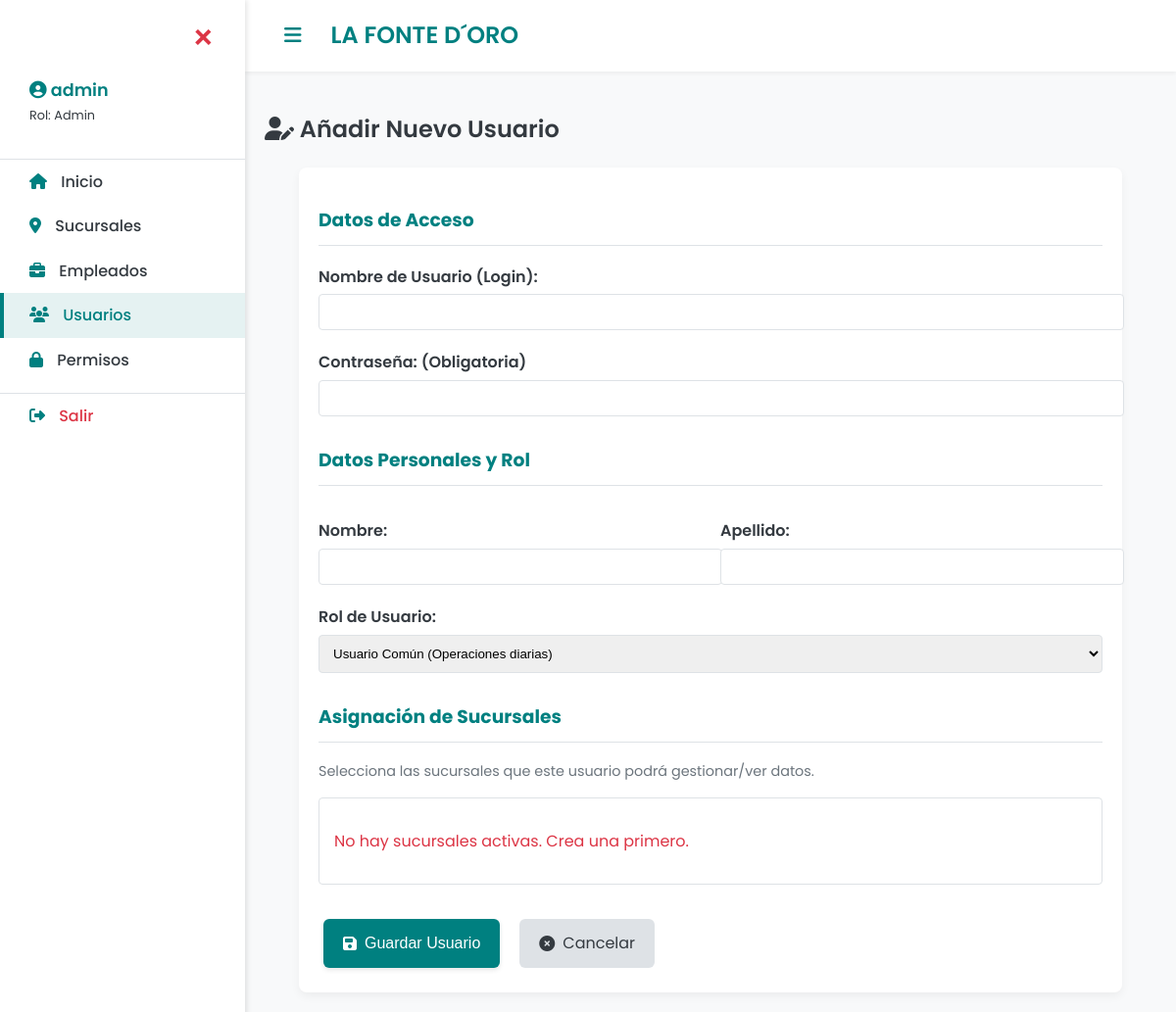
Before: /users/form (signed in) with the older database file.
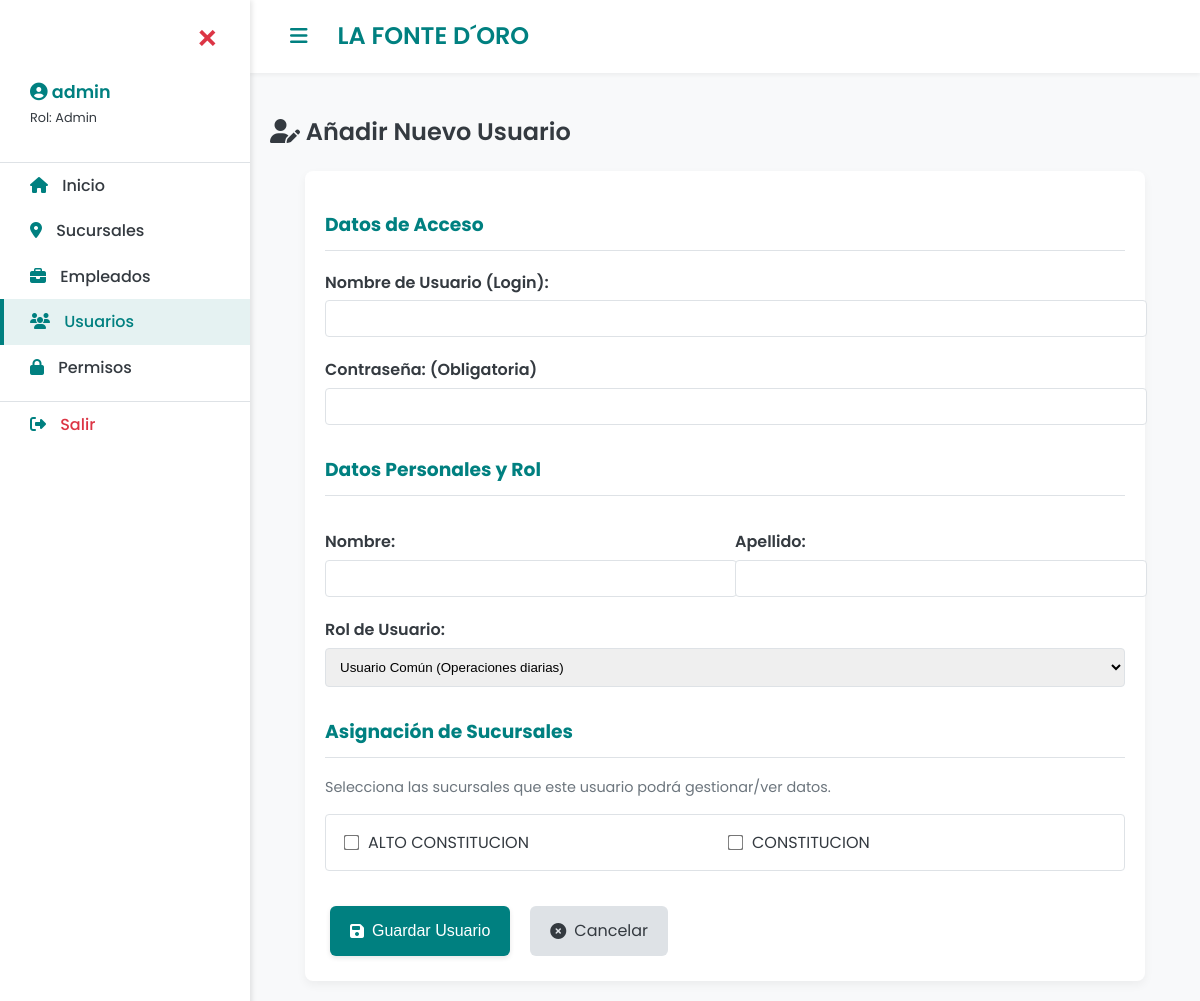
After: the same page with the newer database file.
### run.py (models this page shows)
class Branch(db.Model):
    __tablename__ = 'branch'
    id = db.Column(db.Integer, primary_key=True)
    name = db.Column(db.String(100), unique=True, nullable=False)
    address = db.Column(db.String(200))
    city = db.Column(db.String(80))
    is_active = db.Column(db.Integer, default=1) # 1: Activa, 0: Desactivada

### run.py (the view, shortened to what this page needs)
@app.route('/users/form', defaults={'user_id': None}, methods=['GET', 'POST'])
@app.route('/users/form/<int:user_id>', methods=['GET', 'POST'])
@requires_permission # USO DEL NUEVO DECORADOR
def user_form(user_id):
    user = None
    if user_id:
        user = db.session.query(User).get_or_404(user_id)
    all_branches = db.session.query(Branch).filter(Branch.is_active == 1).order_by(Branch.name).all()
    form_title = "Editar Usuario" if user_id else "Añadir Nuevo Usuario"
    return render_template('user_form.html', form_title=form_title, user=user, all_branches=all_branches)

### run.py (called while the page is built, shortened)
def check_permission(role, endpoint):
    if role == 'admin':
        return True

def requires_permission(f):
    @wraps(f)
    def decorated_function(*args, **kwargs):
        if not session.get('logged_in'):
             return redirect(url_for('login'))
        user_role = session.get('role')
        required_endpoint = f.__name__
        if not check_permission(user_role, required_endpoint):
            flash(f"Acceso denegado. Tu rol '{user_role.capitalize()}' no tiene permiso para acceder a {required_endpoint.replace('_', ' ').title()}.", 'danger')
            return redirect(url_for('index'))
        return f(*args, **kwargs)
    return decorated_function

### templates/user_form.html (shortened to what the changed rows need)
{% extends "base.html" %}
{% block content %}
    <h2><i class="fas fa-user-edit"></i> {{ form_title }}</h2>
    <div class="card" style="max-width: 800px; margin: 0 auto;">
        <form method="POST">
                {% set current_role = user.role if user else 'common' %}
            <div style="display: flex; flex-wrap: wrap; gap: 15px; border: 1px solid var(--subtle-border); padding: 15px; border-radius: 4px;">
                {% for branch in all_branches %}
                    <div style="display: flex; align-items: center; width: calc(50% - 15px);">
                        <input type="checkbox" id="branch_{{ branch.id }}" name="branch_id" value="{{ branch.id }}"
                               style="margin-right: 10px; transform: scale(1.2);">
                        <label for="branch_{{ branch.id }}">{{ branch.name }}</label>
                    </div>
                {% else %}
                    <p style="color: var(--danger-color);">No hay sucursales activas. Crea una primero.</p>
                {% endfor %}
            </div>
        </form>
    </div>
{% endblock %}

Changed rows visible on the page:
added Branch: name "ALTO CONSTITUCION"
added Branch: name "CONSTITUCION"
Other visible differences:
text no longer shown: "No hay sucursales activas. Crea una primero."
